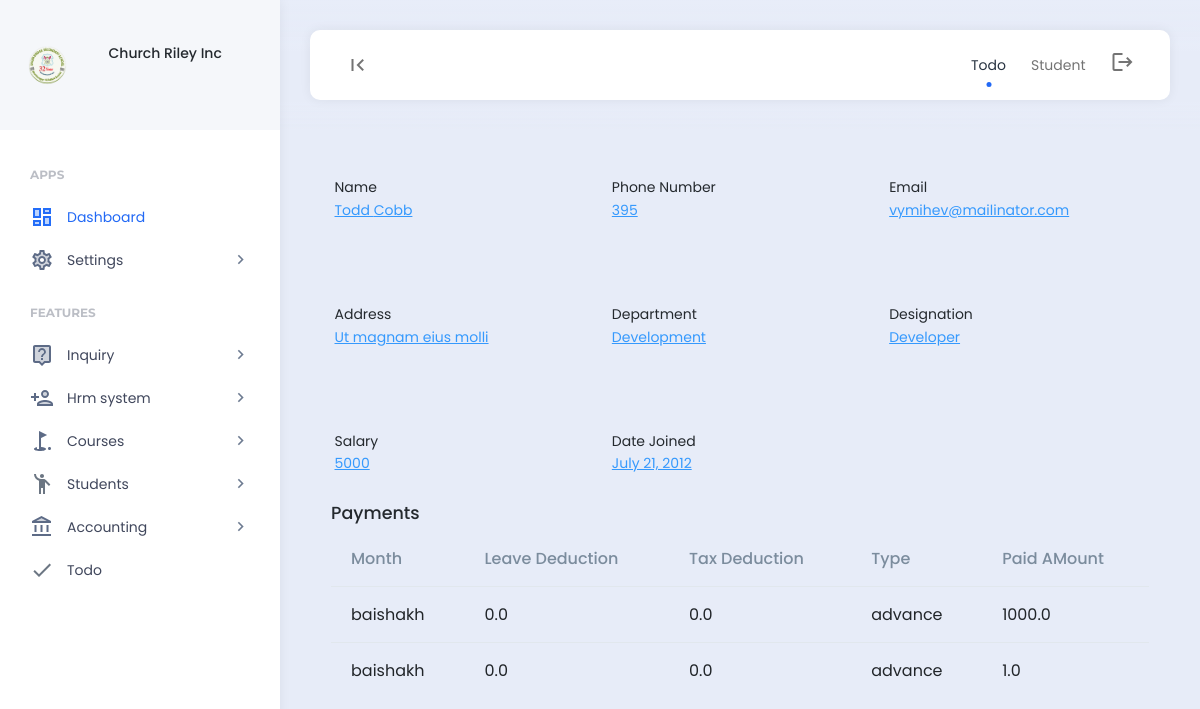
Page /view_employee/2 (signed in) on the earlier database version.
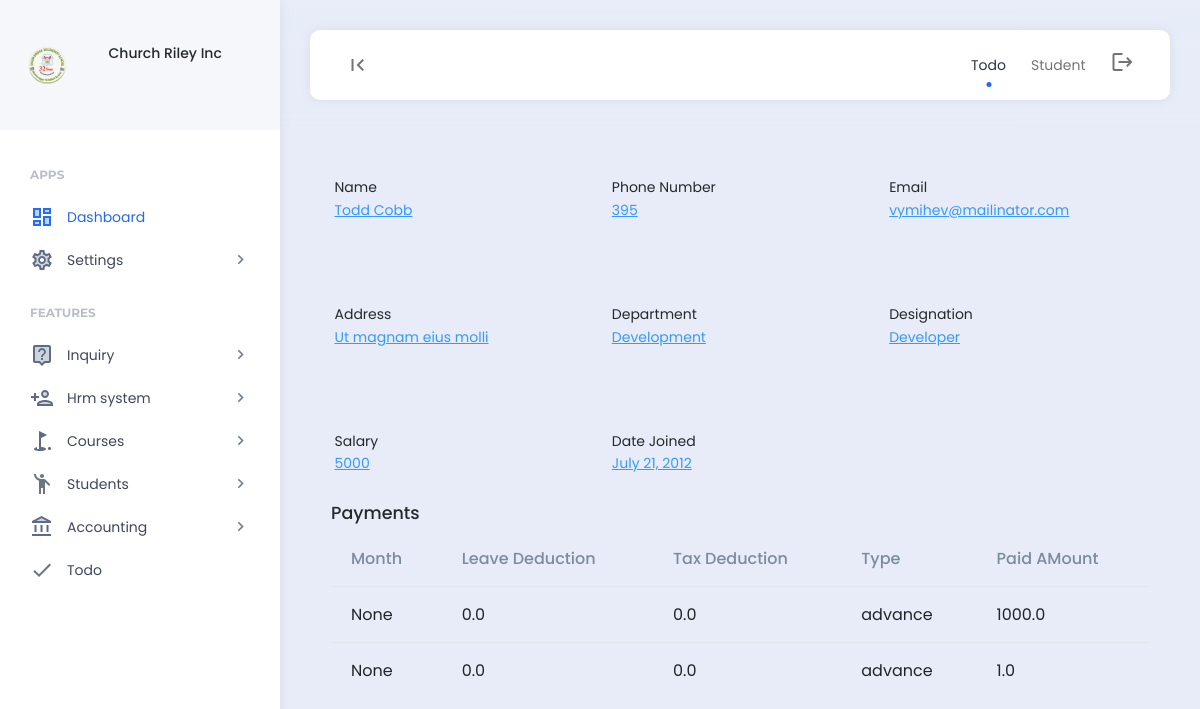
Same page on the later database version.
### hrm/models.py (models this page shows, shortened)
class Salary(models.Model):
    employee = models.ForeignKey(Employee, on_delete=models.SET_NULL, null = True)
    month = models.ForeignKey(MonthSetup, on_delete=models.SET_NULL,null=True)
    leave_deduction = models.FloatField(max_length=255,null=True, blank=True)
    tax_deduction = models.FloatField(max_length=255,null=True, blank=True)
    company_deduction = models.FloatField(max_length=255,null=True, blank=True)
    paid_salary = models.FloatField(max_length=255,null=True, blank=True)
    type = models.CharField(max_length=255,null=True, blank=True, default='salary')
    created = models.DateField(auto_now_add=True)
    class Meta:
        verbose_name_plural = "03. Salary"

class MonthSetup(models.Model):
    year = models.ForeignKey(YearSetup, on_delete=models.CASCADE)
    month = models.CharField(max_length=255)
    start_date = models.DateField()
    end_date = models.DateField()
    is_active = models.BooleanField(default = True)
    def __str__(self):
        return self.month
    class Meta:
        verbose_name_plural = "05. Month"

### hrm/views.py (the view)
# urls.py: path("view_employee/<int:id>", views.view_employee, name="view_employee"),
def view_employee(request,id):
    if 'delete_hrm' in custom_data_views(request):
        employee = Employee.objects.get(id=id)
        payments_made = Salary.objects.filter(employee=employee )
        context = {
            'employee':employee,
            'payments_made':payments_made,
            }
        return render(request,'hrm/view_employee.html',context)
    else:
        messages.info(request, "Unauthorized access.")
        return redirect('home')

### hrm/models.py (called while the page is built)
    def __str__(self):
        return self.department

    def __str__(self):
        return self.designation

### templates/hrm/view_employee.html (shortened to what the changed rows need)
{% load static %}
{% include 'header.html' %}
<div class="hk-pg-wrapper">
    <div class="container-xxl">
		<div class="hk-pg-header pg-header-wth-tab pt-7">
			<div class="d-flex">
				<div class="d-flex flex-wrap justify-content-between flex-1">
					<div class="mb-lg-0 mb-2 me-8">
                        <div class="d-flex align-items-center">
							<h1 class="pg-title">Edit Employee</h1>
						</div>
					</div>
				</div>
			</div>
		</div>
        <div class="invoice-body mt-3">
			<div class="container">
				<div class="invoice-list-view">
					<table class="table nowrap w-100 mb-5">
						<thead>
							<tr>
								<th>Month</th>
								<th>Leave Deduction</th>
								<th>Tax Deduction</th>
								<th>Type</th>
								<th>Paid AMount</th>
							</tr>
						</thead>
						<tbody>
							{% for payments_made in payments_made %}
							<tr>
								<td>{{payments_made.month}}</td>
								<td>{{payments_made.leave_deduction}}</td>
								<td>{{payments_made.tax_deduction}}</td>
								<td>{{payments_made.type}}</td>
								<td>{{payments_made.paid_salary}}</td>
							</tr>
							{% endfor %}
						</tbody>
					</table>
				</div>
			</div>
		</div>
    </div>
</div>
{% include 'footer.html' %}

Differences in the rows shown:
changed Salary (number 1 of 2 on the later page): month "baishakh" → "None"
changed Salary (number 2 of 2 on the later page): month "baishakh" → "None"
